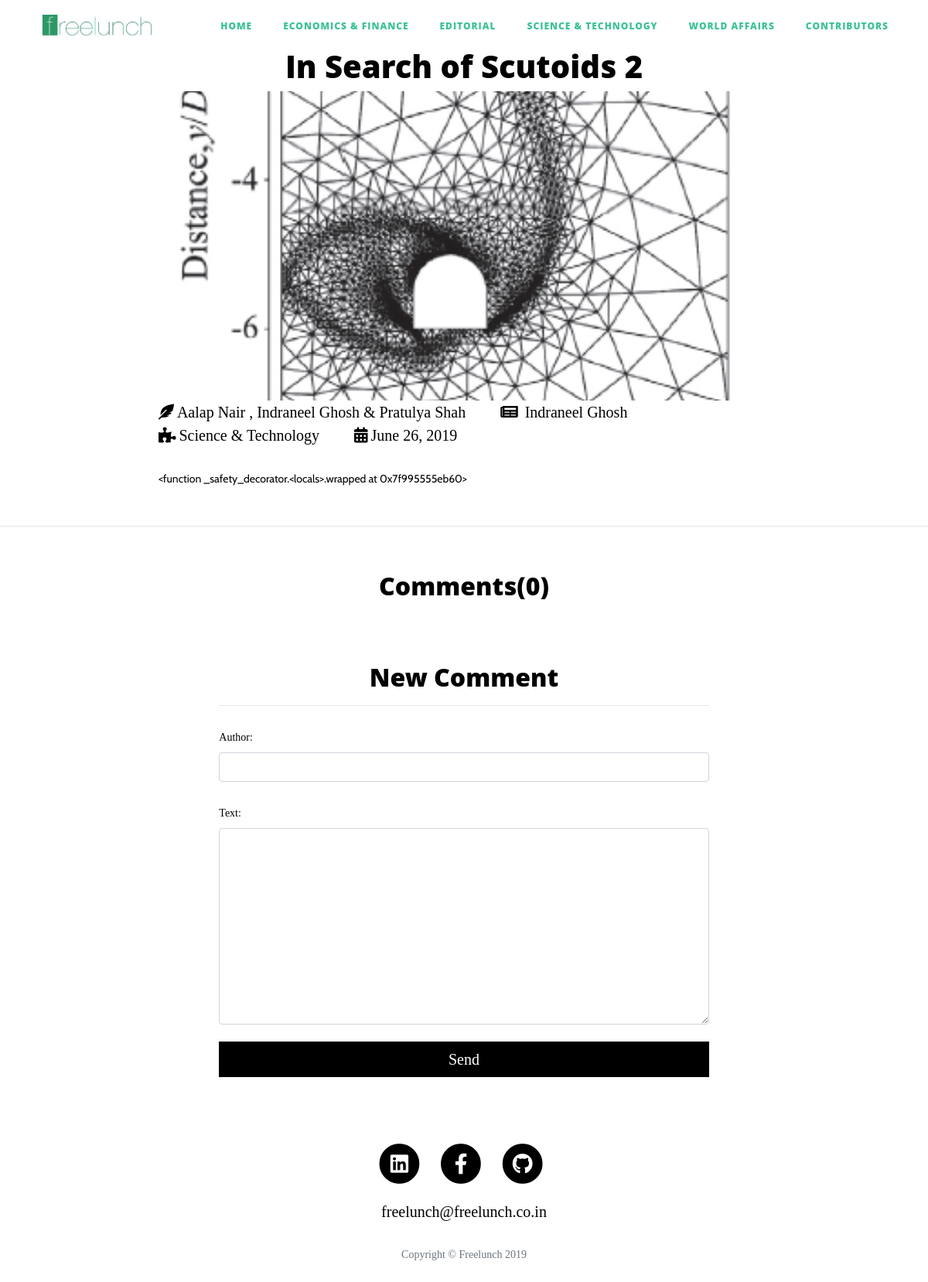
The app's page /post/in-search-of-scutoids-2/ with its own data.
### flapp/models.py (models this page shows, shortened)
class Post(models.Model):
    author = models.ManyToManyField('Writer', blank=False)
    post_editor = models.ForeignKey('Editor', on_delete=models.CASCADE)
    title = models.CharField(max_length=150)
    synopsis = models.CharField(max_length=640, blank=True)
    content = models.TextField()
    section = models.CharField(max_length=2, choices=Section)
    created_date = models.DateTimeField(default=timezone.now)
    cover_image = models.ImageField(editable=True, upload_to = 'post_cover/', default='default_cover.jpeg')
    published_date = models.DateTimeField(blank=True, null=True)
    slug = models.SlugField(max_length=150, unique=True, blank=True)
    class Meta:
        ordering = ('-published_date',)
    def get_markdown(self):
        content = self.content
        return mark_safe(markdown(content))

class Writer(models.Model):
    name = models.CharField(max_length=30)
    pic = models.ImageField(upload_to='author/', default='default.png')
    designation = models.CharField(max_length=2, choices=Author_Designation, default=Author_Designation[0][0])
    linkedin_url = models.URLField(blank=True)
    email = models.EmailField(blank=True)
    bio = models.CharField(max_length=600)
    posts = models.ManyToManyField(Post, blank=True)
    slug = models.SlugField(max_length=30, unique=True, blank=True)
    class Meta:
        ordering = ('name',)
    def get_absolute_url(self):
        return reverse('writer_info', kwargs={'slug': self.slug})

class Editor(models.Model):
    name = models.CharField(max_length=30)
    pic = models.ImageField(upload_to='editor/', default='default.png')
    designation = models.CharField(max_length=3, choices=Editor_Designation, default=Editor_Designation[0][0])
    linkedin_url = models.URLField(blank=True)
    email = models.EmailField(blank=True)
    bio = models.CharField(max_length=600)
    edited_posts = models.ManyToManyField(Post, blank=True)
    slug = models.SlugField(max_length=30, unique=True, blank=True)
    class Meta:
        ordering = ('name',)
    def get_absolute_url(self):
        return reverse('editor_info', kwargs={'slug': self.slug})

### flapp/views.py (the view)
# urls.py: path('post/<slug:slug>/', views.PostDetailView.as_view(), name='post_detail'),
class PostDetailView(View):
	model = Post
	context_object_name = 'post'
	template_name = 'blog/post_detail.html'
	slug_url_kwarg = 'slug'
	def get(self, request, *args, **kwargs):
		context={}
		post = get_object_or_404(Post, slug=self.kwargs['slug'])
		context[self.context_object_name] = post
		form = CommentForm
		return render(request,'blog/post_detail.html', {'post':post, 'form':form})
	def post(self, request, *args, **kwargs):
		context={}
		post = get_object_or_404(Post, slug=self.kwargs['slug'])
		if request.method == "POST":
			form = CommentForm(request.POST)
			if form.is_valid():
				comment = form.save(commit=False)
				comment.post = post
				comment.save()
			return redirect('post_detail', slug=post.slug)
		else:
			form = CommentForm()
			return render(request, 'blog/post_detail.html', {'form':form})

### flapp/templatetags/my_filters.py (called while the page is built)
@register.filter
def cap(value):
    namelist = value.split(' ')
    fixed = ''
    for name in namelist:
        name = name.lower()
        if name.startswith('mc'):
            sub = name.split('mc')
            name = "Mc" + sub[1].capitalize()
        elif name.startswith('o\''):
            sub = name.split('o\'')
            name = "O'" + sub[1].capitalize()
        else: name = name.capitalize()
        nlist = name.split('-')
        for n in nlist:
            if len(n) > 1:
                up = n[0].upper()
                old = "-%s" % (n[0],)
                new = "-%s" % (up,)
                name = name.replace(old,new)
        fixed = fixed + " " + name
    return fixed

### flapp/templates/blog/post_detail.html (shortened to what this page needs)
{% extends 'blog/base.html' %}
{% block content %}
{% load static %}
{% load my_filters %}
<div class="testimonial">
  <article>
<div class="showcase-right" style="background-size: contain;">
<div class="row">
  <div class="col-lg-8 col-md-10 mx-auto">
    <div class="post">
      <div>
      <div class="post-title text-center">
        <h1>{{ post.title }}</h1>
      </div>
      <div class="post-cover" style="background-image: url({{ post.cover_image.url }})"></div>
      <div class="post-detail">
         <span class="post-credit"style="white-space:nowrap;display:inline;">
          <i class="fas fa-feather-alt"></i>
            {% for author in post.author.all %}
              {% if forloop.last and not forloop.first %}&{% endif %}
              {% if not forloop.first and not forloop.last%},{% endif %}
            <a href="{{ author.get_absolute_url }}">{{ author.name|cap }}</a>
            {% endfor %}
        </span>
        <span class="post-credit" style="white-space:nowrap;display:inline;">
          <i class="fas fa-newspaper" style="padding-right: 0.2em;"></i><a href="{{ post.post_editor.get_absolute_url }}">{{ post.post_editor.name|cap }}</a>
        </span>
        <span class="post-credit" style="white-space:nowrap;display:inline;">
          <i class='fas fa-puzzle-piece' style="padding-right: 0.2em;"></i><a href="{% url 'section-post' section=post.section %}">{{ post.get_section_display }}</a>
        </span>
        <span class="post-date" style="white-space:nowrap;display:inline;">
          <i class="fas fa-calendar-alt" style="padding-right: 0.2em;"></i>{{ post.published_date|date }}
        </span>
      </div>
    </div>
      </div>
      <div class="post-content">
        {{ post.get_markdown|linebreaks }}
      </div>
    </div>
  </div>
</div>
<hr>
<div class="row">
  <div class="col-lg-16 col-md-10 mx-auto">
    <div style="text-align:center;">
      <h2 style="margin-top:30px;">Comments({{ post.comments.all.count }})</h2>
    </div>
    <div class="container">
    <br>
      <div class="row">
        <div class="col-lg-8 col-md-10 mx-auto">
          <div style="text-align:center;">
            <h2 style="margin-top:30px;">New Comment</h2>
          </div><hr/>
          <form method="POST" class="post-form">{% csrf_token %}
            {{ form.as_p }}
            <button type="submit" class="button">Send</button>
          </form>
        </div>
      </div>
    </div>
  </div>
</div>
</article>
  </div>
{% endblock %}

### flapp/static/css/blog.css (style rules this page uses)
* { margin:0; padding: 0; box-sizing: border-box; }
body { font-size: 20px; color: #000; font-family: 'Lora', 'Times New Roman', serif; }
p { line-height: 1.5; margin: 30px 0; }
h1, h2, h3, h4, h5, h6 { font-weight: 800; font-family: 'Open Sans', 'Helvetica Neue', Helvetica, Arial, sans-serif; }
a { color: #000; -webkit-transition: all 0.2s; -o-transition: all 0.2s; -moz-transition: all 0.2s; transition: all 0.2s; }
html { box-sizing: border-box; }
*, *:before, *:after { box-sizing: inherit; }
.button { border: none; outline: 0; display: inline-block; padding: 8px; color: white; background-color: #000; text-align: center; cursor: pointer; width: 100%; }
.row { padding-top:12px; padding-bottom:12px }
.post-cover { height: 20em; width: 100%; background-repeat: no-repeat; background-position: center; background-size: cover; }
.post-cover:before { -webkit-filter: blur(4px); -moz-filter: blur(4px); -o-filter: blur(4px); filter: blur(4px); height: 20em; width: 100%; background-repeat: no-repeat; background-position: center; background-size: cover; }
.post-credit { padding-right: 2em; }
.post-content { text-align: left; font-family: 'Cabin', serif; }
p { font-size: 14px; line-height: 22px; margin-bottom: 22px; }

### records on screen
Post: title "In Search of Scutoids 2", cover_image (picture), post_editor.name|cap "Indraneel Ghosh", section "Science & Technology", published_date "June 26, 2019", get_markdown "<function _safety_decorator.<locals>.wrapped at 0x7f995555eb60>", comments.all.count "0"
Writer: name|cap "Aalap Nair"
Writer: name|cap "Indraneel Ghosh"
Writer: name|cap "Pratulya Shah"
